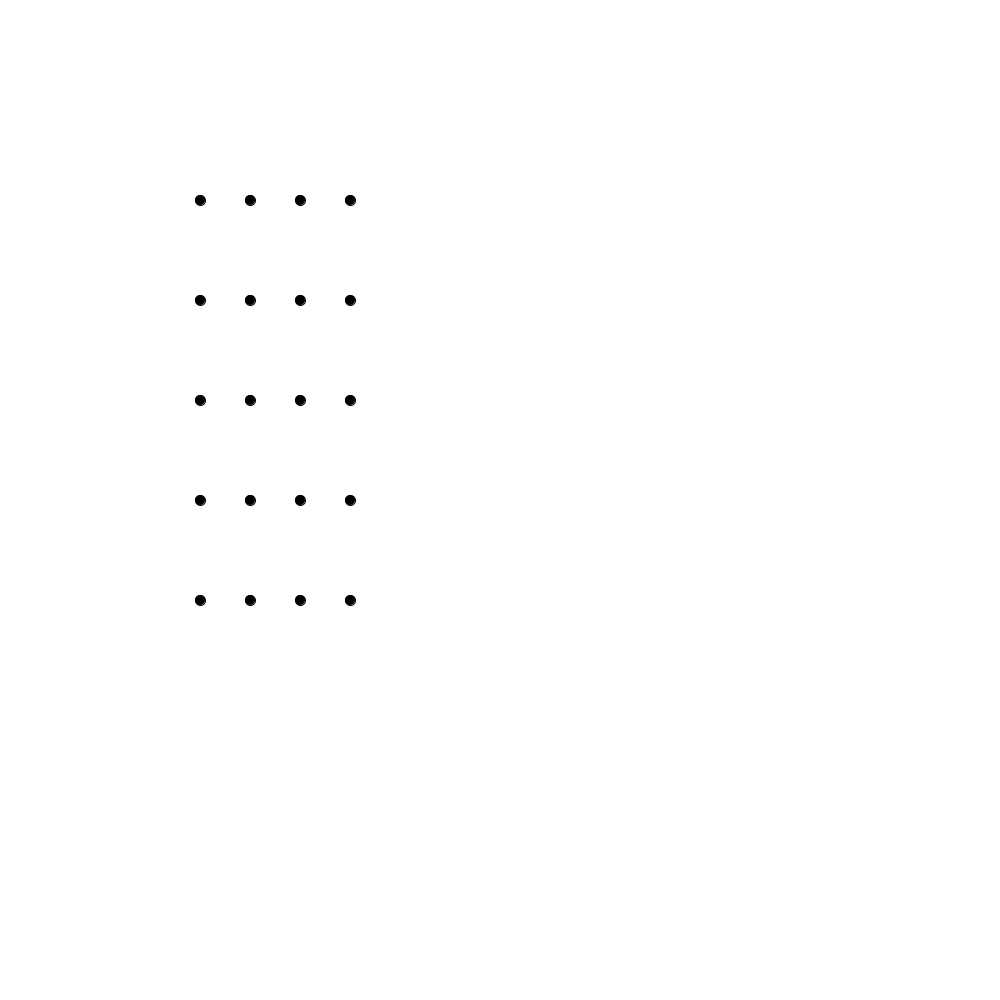
Frame 1 (no input)
Frame 60 (the mouse pressed at the canvas centre just before this capture): identical to frame 1, image omitted
Frame 120 (the mouse held since frame 60 and released just before this capture): identical to frame 1, image omitted

The Processing sketch that drew this single still picture (run headless with seeded random() and noise(); from frame 60 on, the mouse is pressed at the canvas centre):

// Processing sketch: s05e1Josefa
// ── s05e1Josefa.pde
/*en un canvas de 1000 x 1000 en la 
se dibuja una grilla de circulos de 4 columnas y 5 filas 
en el primer cuarto del sketch*/
float columnas = 4;
float filas = 5;

void setup(){
  size(1000, 1000);
}

void draw(){
  background(255);
  for(int i = 0; i<columnas; i++){
    for(int j = 0; j<filas; j++){
    fill(0);
    pushMatrix();
    translate(200,200);
    ellipse(i*50, j*100, 10, 10);
    popMatrix();
    }
  }
}
